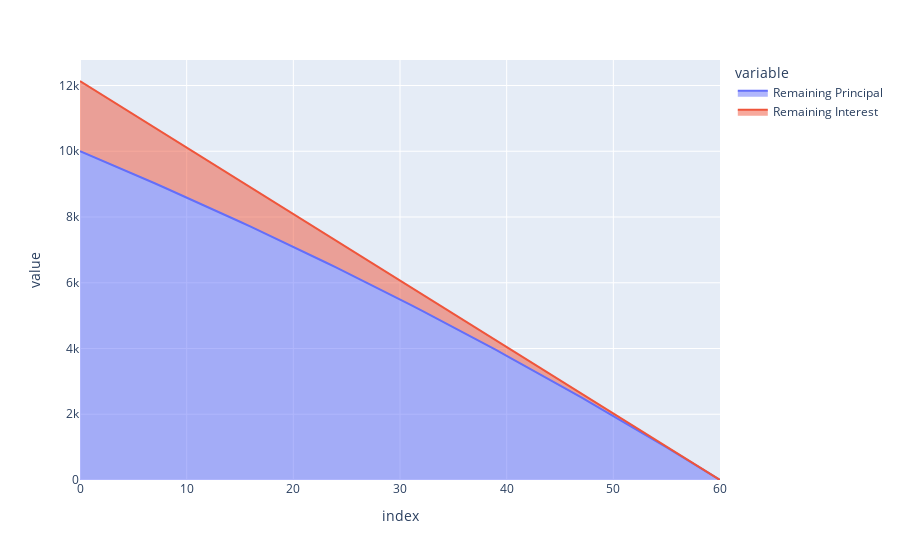

The code cell stored with this chart in its notebook:
### Code cell
px.area(data.finance_model[["Remaining Principal", "Remaining Interest"]])

### Figure 1 — Plotly figure (JSON) as saved in the notebook; plotly's stock layout.template omitted (floating-point values rounded to 4 significant figures)
{"data": [{"fillpattern": {"shape": ""}, "hovertemplate": "variable=Remaining Principal<br>index=%{x}<br>value=%{y}<extra></extra>", "legendgroup": "Remaining Principal", "line": {"color": "#636efa"}, "marker": {"symbol": "circle"}, "mode": "lines", "name": "Remaining Principal", "orientation": "v", "showlegend": true, "stackgroup": "1", "type": "scatter", "x": [0, 1, 2, 3, 4, 5, 6, 7, 8, 9, 10, 11, 12, 13, 14, 15, 16, 17, 18, 19, 20, 21, 22, 23, 24, 25, 26, 27, 28, 29, 30, 31, 32, 33, 34, 35, 36, 37, 38, 39, 40, 41, 42, 43, 44, 45, 46, 47, 48, 49, 50, 51, 52, 53, 54, 55, 56, 57, 58, 59, 60], "xaxis": "x", "y": [10000, 9864.0, 9726.0, 9588.0, 9449.0, 9309.0, 9168.0, 9026.0, 8883.0, 8739.0, 8594.0, 8449.0, 8302.0, 8154.0, 8006.0, 7856.0, 7706.0, 7554.0, 7401.0, 7248.0, 7093.0, 6938.0, 6781.0, 6624.0, 6465.0, 6305.0, 6144.0, 5982.0, 5820.0, 5656.0, 5491.0, 5324.0, 5157.0, 4989.0, 4819.0, 4649.0, 4477.0, 4304.0, 4130.0, 3955.0, 3779.0, 3602.0, 3423.0, 3243.0, 3062.0, 2880.0, 2697.0, 2512.0, 2327.0, 2140.0, 1952.0, 1762.0, 1571.0, 1379.0, 1186.0, 991.8, 796, 599.0, 400.6, 201.0, 0], "yaxis": "y"}, {"fillpattern": {"shape": ""}, "hovertemplate": "variable=Remaining Interest<br>index=%{x}<br>value=%{y}<extra></extra>", "legendgroup": "Remaining Interest", "line": {"color": "#EF553B"}, "marker": {"symbol": "circle"}, "mode": "lines", "name": "Remaining Interest", "orientation": "v", "showlegend": true, "stackgroup": "1", "type": "scatter", "x": [0, 1, 2, 3, 4, 5, 6, 7, 8, 9, 10, 11, 12, 13, 14, 15, 16, 17, 18, 19, 20, 21, 22, 23, 24, 25, 26, 27, 28, 29, 30, 31, 32, 33, 34, 35, 36, 37, 38, 39, 40, 41, 42, 43, 44, 45, 46, 47, 48, 49, 50, 51, 52, 53, 54, 55, 56, 57, 58, 59, 60], "xaxis": "x", "y": [2137.0, 2071.0, 2006.0, 1942.0, 1879.0, 1817.0, 1756.0, 1695.0, 1636.0, 1577.0, 1520.0, 1463.0, 1408.0, 1353.0, 1299.0, 1247.0, 1195.0, 1144.0, 1095.0, 1046.0, 998.1, 951.4, 905.7, 861.1, 817.5, 774.9, 733.4, 693.0, 653.6, 615.2, 578.0, 541.9, 506.8, 472.9, 440.0, 408.3, 377.7, 348.2, 319.9, 292.7, 266.6, 241.8, 218.1, 195.5, 174.2, 154.0, 135.1, 117.3, 100.8, 85.44, 71.36, 58.51, 46.91, 36.56, 27.48, 19.67, 13.14, 7.9, 3.96, 1.32, 0], "yaxis": "y"}], "layout": {"legend": {"title": {"text": "variable"}, "tracegroupgap": 0}, "margin": {"t": 60}, "xaxis": {"anchor": "y", "domain": [0, 1], "title": {"text": "index"}}, "yaxis": {"anchor": "x", "domain": [0, 1], "title": {"text": "value"}}}}
